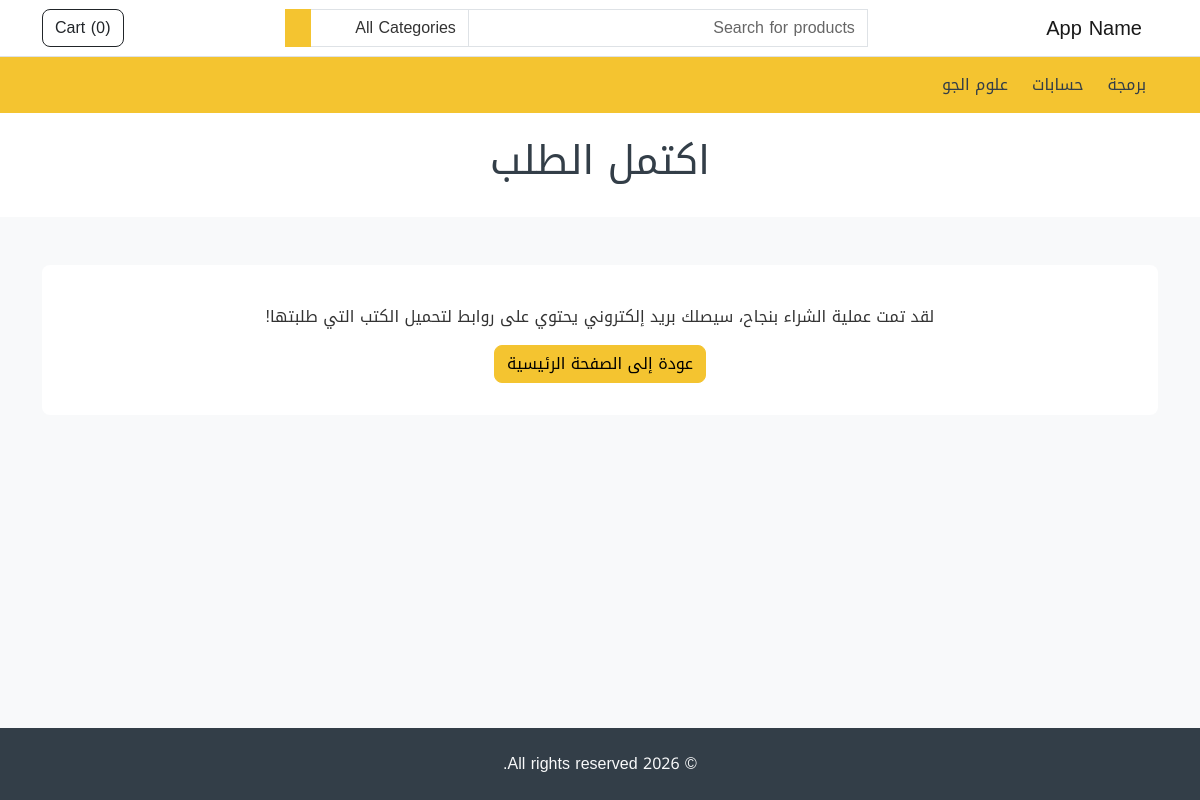
Page /checkout/complete/ on the committed database.
### store/models.py (models this page shows, shortened)
class Category (models.Model):
    name = models.CharField(max_length=255, unique=True)
    featured = models.BooleanField(default=False)
    order = models.IntegerField(default=1)
    created_at = models.DateTimeField(auto_now_add=True)
    updated_at = models.DateTimeField(auto_now=True)

### store/views.py (the view)
# urls.py: path('checkout/complete/', views.checkout_complete, name='store.checkout_complete'),
def checkout_complete (request):
    return render(request, 'checkout-complete.html')

### store/custom_context_processors.py (called while the page is built, shortened)
def store_website(request):
    categories = Category.objects.order_by('order')
    cart_items_count = 0
    cart_total_price = 0
    cart_products = []
    session_id = request.session.session_key
    return {
        'categories': categories,
        'cart_items_count': cart_items_count,
        'cart_total_price': cart_total_price,
        'cart_products': cart_products,
    }

### store/templates/checkout-complete.html (shortened to what this page needs)
{% extends "base.html" %}
{% load i18n %}
{% block content %}
    <div class="bg-white py-4">
      <h1 class="text-center text-secondary">اكتمل الطلب</h1>
    </div>
    <div class="container my-5">
      <div class="card">
        <div class="card-body">
          <p class="text-center mt-4">
            لقد تمت عملية الشراء بنجاح، سيصلك بريد إلكتروني يحتوي على روابط
            لتحميل الكتب التي طلبتها!
          </p>
          <p class="text-center">
            <a href="/" class="btn btn-primary">عودة إلى الصفحة الرئيسية</a>
          </p>
        </div>
      </div>
    </div>
{% endblock content %}

### store/templates/partials/header.html (shortened to what this page needs)
{% load i18n my_filters %}
<nav class="navbar navbar-expand-lg navbar-light bg-white border-bottom">
    <div class="container">
      <a class="navbar-brand" href="/"> {% trans "App Name" %}</a>
      <div class="collapse navbar-collapse mt-2 mt-lg-0" id="navbarSupportedContent">
        {% include "partials/header-search.html" %}
        <ul class="navbar-nav my-2 my-lg-0">
          <li class="nav-item">
            <a href="{% url 'store.cart' %}" class="btn btn-outline-dark" type="button">
              {% trans "Cart" %} (<span id="cart-count">{{ cart_items_count|default:0 }}</span>)
            </a>
          </li>
        </ul>
      </div>
    </div>
  </nav>
  <nav class="navbar navbar-expand-lg navbar-light bg-primary">
    <div class="container">
      <div class="collapse navbar-collapse mt-2 mt-lg-0" id="navbarSupportedContent">
        <ul class="navbar-nav my-2 my-lg-0">
          {% for category in categories %}
            <li class="nav-item">
              <a class="nav-link mx-1" href="{% url 'store.category' category.id %}" role="button">
                {{ category.name }}
              </a>
            </li>
          {% endfor %}
        </ul>
      </div>
    </div>
  </nav>

### rows in the picture
Category: name "برمجة"
Category: name "حسابات"
Category: name "علوم الجو"

### other values in the picture
{{ cart_items_count|default:0 }} "0"
